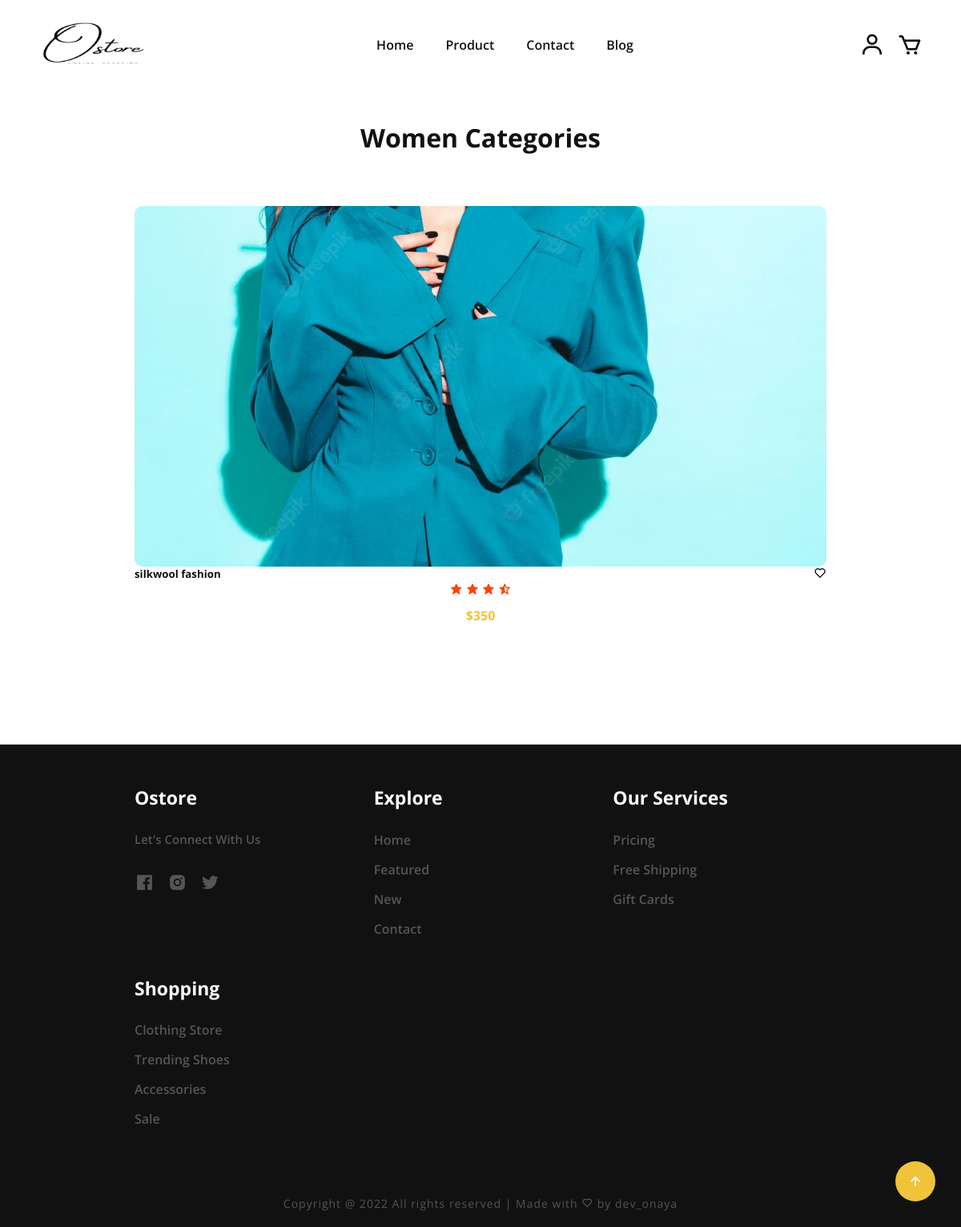
Page /category/women on the committed database.
### myapp/models.py (models this page shows, shortened)
class Product(db.Model):
    __tablename__ = "product"
    id = db.Column(db.Integer, primary_key=True)
    name = db.Column(db.String(64), nullable=True)
    price =  db.Column(db.String(78), nullable=True)
    filename = db.Column(
        db.String(89),
        nullable=True,
    )
    description = db.Column(db.String(400), nullable= True)
    cart_items = db.relationship('Cart', backref='product', lazy=True)
    categories_id = db.Column(db.Integer, db.ForeignKey('categories.id'))

### myapp/product.py (the view)
@product.route("/category/women")
def women():
    women = Categories.query.filter_by(name="women").first()
    women = women.product
    return render_template("product/women.html", women=women)

### myapp/templates/product/women.html (shortened to what this page needs)
{% extends 'store/base.html' %} {% block content %}
<section class="featured-men" id="featured-men">
    <div class="center-text">
        <h2>Women Categories</h2>
    </div>
    <div class="featured-content">
        {% for product in women %}
        <div class="product">
            <a href="{{url_for('product.singleproduct' , id = product.id)}}"><img
                    src="{{ url_for('product.media', filename=product.filename) }}" alt="fea1" /></a>
            <div class="p-text">
                <h5>{{product.name}}</h5>
                <i class="bx bx-heart"></i>
            </div>
            <div id="p-wrapper">
                <div class="star">
                    <i class="bx bxs-star"></i>
                    <i class="bx bxs-star"></i>
                    <i class="bx bxs-star"></i>
                    <i class="bx bxs-star-half"></i>
                </div>
                <p id="price">${{product.price}}</p>
            </div>
        </div>
        {% endfor %}
    </div>
</section>
{% endblock %}

### myapp/static/css/style.css (style rules this page uses)
* { padding: 0; margin: 0; box-sizing: border-box; font-family: 'Open Sans', sans-serif; list-style: none; text-decoration: none; scroll-behavior: smooth; }
:root { --white: #F7F8FC; --bg-color:#ffffff; --text-color:#111111; --main-color:#f1c33a; --auth-color:#fec116; --big-font: 4.5rem; --h2-font:3.3rem; --h3-font:2rem; --normal-font:1rem; }
body { background: var(--bg-color); color: var(--text-color); }
section { padding: 150px 14%; }
.center-text { text-align: center; }
.center-text h2 { font-size: var(--h3-font); }
.featured-content { display: grid; grid-template-columns: repeat(auto-fit, minmax(350px, auto)); gap: 1.3rem; align-items: center; margin-top: 4rem; }
::placeholder { color:transparent; }
#p-wrapper { display: flex; justify-content: center; flex-direction: column; align-items: center; font-weight: 400; gap: 10px; }
.product img { border-radius: 10px; width: 100%; height: 450px; object-fit: cover; }
.product { display: flex; flex-direction: column; justify-content: center; }
.product .p-text { display: flex; justify-content: space-between; }
.star i { color: orangered; }
#price { color: var(--main-color); font-weight: 700; }

### rows in the picture
Product: filename (picture), name "silkwool fashion", price "350"
